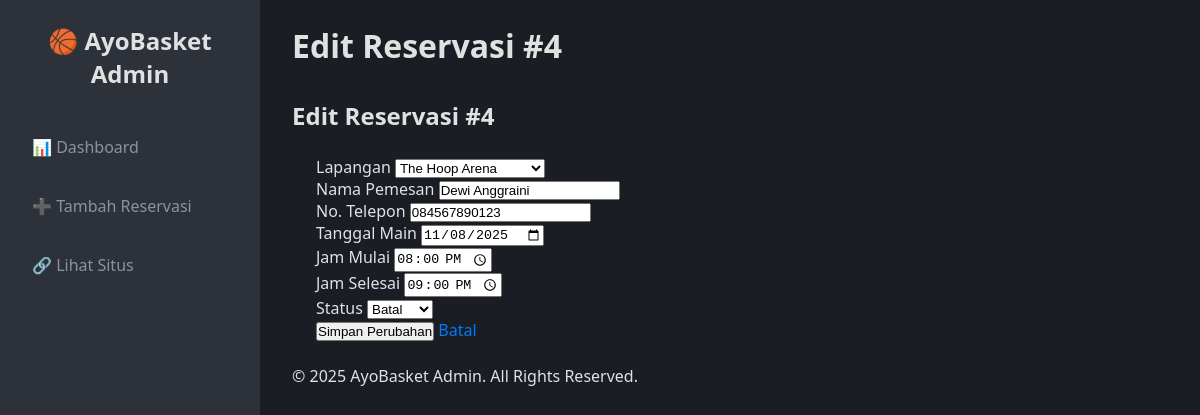
The app's page /admin/edit.php?id=4 with its own data.
### tables this page shows
CREATE TABLE `reservasi` (
  `id_reservasi` int(11) NOT NULL AUTO_INCREMENT,
  `id_lapangan` int(11) NOT NULL,
  `nama_pemesan` varchar(100) NOT NULL,
  `no_telepon` varchar(15) NOT NULL,
  `tanggal_main` date NOT NULL,
  `jam_mulai` time NOT NULL,
  `jam_selesai` time NOT NULL,
  `status_reservasi` enum('Aktif','Batal','Selesai') NOT NULL DEFAULT 'Aktif',
  `created_at` timestamp NOT NULL DEFAULT current_timestamp(),
  `updated_at` timestamp NOT NULL DEFAULT current_timestamp() ON UPDATE current_timestamp(),
  PRIMARY KEY (`id_reservasi`),
  KEY `id_lapangan` (`id_lapangan`)
);

CREATE TABLE `lapangan` (
  `id_lapangan` int(11) NOT NULL AUTO_INCREMENT,
  `nama_lapangan` varchar(50) NOT NULL,
  `alamat` varchar(255) NOT NULL,
  `harga_per_jam` decimal(10,2) NOT NULL,
  `jenis` enum('Indoor','Outdoor') NOT NULL DEFAULT 'Indoor',
  `gambar_url` varchar(255) DEFAULT NULL,
  `created_at` timestamp NOT NULL DEFAULT current_timestamp(),
  PRIMARY KEY (`id_lapangan`)
);

### admin/edit.php (the view, shortened to what this page needs)
<?php
require_once '../config/database.php';
$id = filter_input(INPUT_GET, 'id', FILTER_VALIDATE_INT);
try {
    $stmt = $pdo->prepare("SELECT * FROM reservasi WHERE id_reservasi = ?");
    $stmt->execute([$id]);
    $reservasi = $stmt->fetch();
    $stmt = $pdo->query("SELECT id_lapangan, nama_lapangan FROM lapangan ORDER BY nama_lapangan");
    $lapangan_list = $stmt->fetchAll();
} catch (PDOException $e) {
    die("Gagal memuat data: " . $e->getMessage());
}
require_once '../_partials/header_admin.php';
?>
<div class="card" style="margin-top: 2rem;">
    <div class="card-header">
        <h2>Edit Reservasi #<?= htmlspecialchars($reservasi['id_reservasi']) ?></h2>
    </div>
    <form action="edit.php?id=<?= $id ?>" method="POST" style="padding: 1.5rem;">
        <div class="form-group">
            <label for="id_lapangan">Lapangan</label>
            <select id="id_lapangan" name="id_lapangan" required>
                <?php foreach ($lapangan_list as $lapangan): ?>
                    <option value="<?= $lapangan['id_lapangan'] ?>" <?= ($lapangan['id_lapangan'] == $reservasi['id_lapangan']) ? 'selected' : '' ?>>
                        <?= htmlspecialchars($lapangan['nama_lapangan']) ?>
                    </option>
                <?php endforeach; ?>
            </select>
        </div>
        <div class="form-group">
            <label for="nama_pemesan">Nama Pemesan</label>
            <input type="text" id="nama_pemesan" name="nama_pemesan" value="<?= htmlspecialchars($reservasi['nama_pemesan']) ?>" required>
        </div>
        <div class="form-group">
            <label for="no_telepon">No. Telepon</label>
            <input type="text" id="no_telepon" name="no_telepon" value="<?= htmlspecialchars($reservasi['no_telepon']) ?>" required>
        </div>
        <div class="form-group">
            <label for="tanggal_main">Tanggal Main</label>
            <input type="date" id="tanggal_main" name="tanggal_main" value="<?= htmlspecialchars($reservasi['tanggal_main']) ?>" required>
        </div>
        <div class="form-group">
            <label for="jam_mulai">Jam Mulai</label>
            <input type="time" id="jam_mulai" name="jam_mulai" value="<?= htmlspecialchars($reservasi['jam_mulai']) ?>" required>
        </div>
        <div class="form-group">
            <label for="jam_selesai">Jam Selesai</label>
            <input type="time" id="jam_selesai" name="jam_selesai" value="<?= htmlspecialchars($reservasi['jam_selesai']) ?>" required>
        </div>
        <div class="form-group">
            <label for="status_reservasi">Status</label>
            <select id="status_reservasi" name="status_reservasi" required>
                <option value="Batal" <?= ($reservasi['status_reservasi'] == 'Batal') ? 'selected' : '' ?>>Batal</option>
            </select>
        </div>
        <div class="form-actions">
            <button type="submit" class="btn btn-primary">Simpan Perubahan</button>
            <a href="index.php" class="btn btn-secondary">Batal</a>
        </div>
    </form>
</div>
<?php require_once '../_partials/footer_admin.php'; ?>

### assets/css/admin_style.css (style rules this page uses)
:root { --bg-dark: #1a1d24; --bg-light: #2c313a; --primary-accent: #007bff; --primary-accent-hover: #0056b3; --text-light: #e1e1e1; --text-muted: #8c939f; --border-color: #3a414d; --font-main: "Segoe UI", Arial, sans-serif; --shadow-soft: 0 4px 12px rgba(0, 0, 0, 0.1); --radius-main: 8px; --transition-main: 0.2s ease-in-out; --sidebar-width: 260px; }
* { margin: 0; padding: 0; box-sizing: border-box; }
body { font-family: var(--font-main); background-color: var(--bg-dark); color: var(--text-light); font-size: 16px; }
a { text-decoration: none; color: var(--primary-accent); transition: var(--transition-main); }

### records on screen
reservasi: id_reservasi "4", id_lapangan "The Hoop Arena", nama_pemesan "Dewi Anggraini", no_telepon "084567890123", tanggal_main "11/08/2025", jam_mulai "20:00:00", jam_selesai "21:00:00", status_reservasi "Batal"

### other values on screen
$page_title "Edit Reservasi #4"
